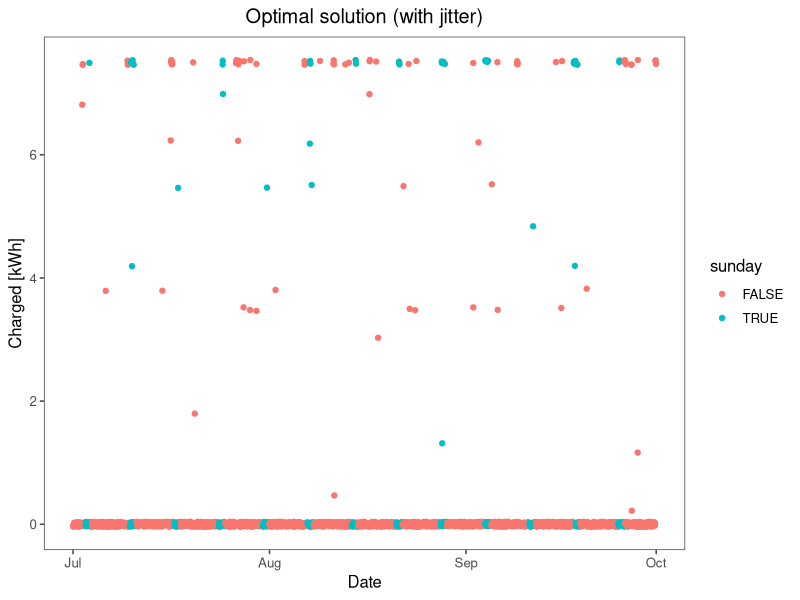
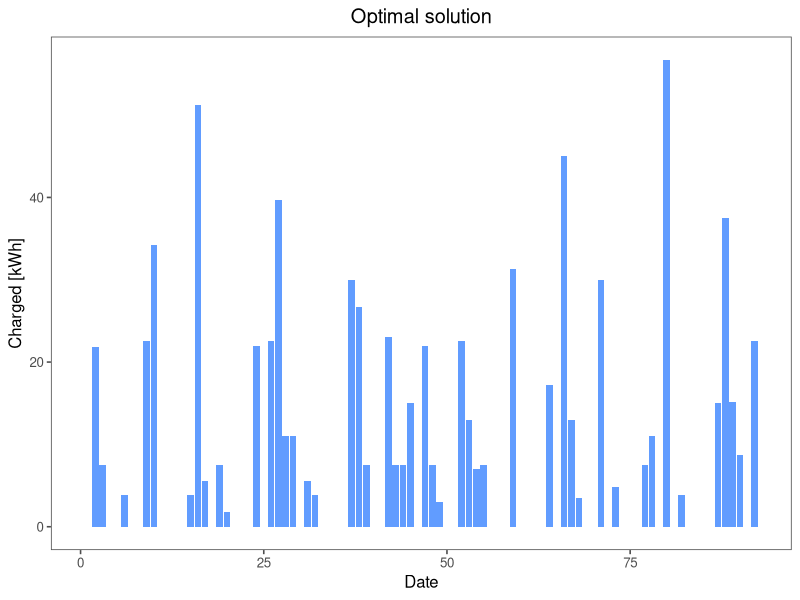

Generate these figures, in order, with R:
library(tidyverse)
library(reshape2)
library(lubridate)
library(ggthemes)


df <- read.csv("charge_chart.csv")

colnames(df) <- 0:23

df <- df %>%  
  rowid_to_column("day") %>% 
  gather("hour", "value", -day) %>% 
  arrange(day) %>% 
  mutate(date = as_date("2022-07-01 00:00:00")+(day-1)+hours(hour),
         sunday = ifelse(wday(date)==1,T,F)) %>% 
  mutate(week = isoweek(date))



df %>% 
  ggplot(aes(date, value, colour = sunday)) +
  geom_jitter() +
  theme_few() +
  ylab("Charged [kWh]") +
  xlab("Date") +
  ggtitle("Optimal solution (with jitter)") +
  theme(plot.title = element_text(hjust = 0.5))

df %>% 
  group_by(day) %>% 
  summarise(value = sum(value)) %>% 
  ggplot(aes(day, value)) +
  geom_col(fill = "#619CFF") +
  theme_few() +
  ylab("Charged [kWh]") +
  xlab("Date") +
  ggtitle("Optimal solution") +
  theme(plot.title = element_text(hjust = 0.5))



  
